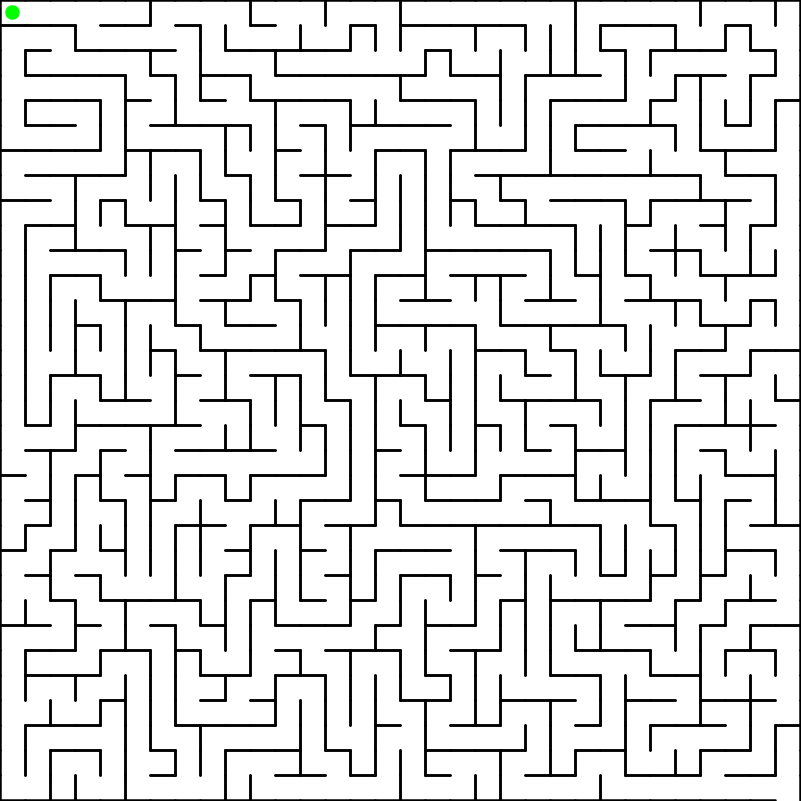
Frame 1 (no input)
Frame 60 (the mouse pressed at the canvas centre just before this capture): identical to frame 1, image omitted
Frame 120 (the mouse held since frame 60 and released just before this capture): identical to frame 1, image omitted

The Processing sketch that drew this single still picture (run headless with seeded random() and noise(); from frame 60 on, the mouse is pressed at the canvas centre):

// Processing sketch: MazeTest8
// ── MazeTest8.pde
int clm = 32, row = 32;
float w, hw;
Cell[][] cll = new Cell[clm][row];
Cell ply, end;

void setup() {
  size(801, 801);
  frameRate(60);
  w = min(width, height) == height ? height/row : width/clm;
  hw = w/2;
  strokeWeight(0.1*w);
  for (int i = 0; i < clm; i++) for (int j = 0; j < row; j++) cll[i][j] = new Cell(i, j);
  ply = cll[0][0];
  end = cll[clm - 1][row - 1];
  end.wll[2] = false;
  Cell crt = cll[floor(random(clm))][floor(random(row))];
  ArrayList<Cell> stk = new ArrayList<Cell>();
  stk.add(crt);
  while (!stk.isEmpty()) {
    crt.vst = true;
    ArrayList<Cell> nbr = new ArrayList<Cell>();
    if (crt.j != 0 && !cll[crt.i][crt.j - 1].vst) nbr.add(cll[crt.i][crt.j - 1]);
    if (crt.i != clm - 1 && !cll[crt.i + 1][crt.j].vst) nbr.add(cll[crt.i + 1][crt.j]);
    if (crt.j != row - 1 && !cll[crt.i][crt.j + 1].vst) nbr.add(cll[crt.i][crt.j + 1]);
    if (crt.i != 0 && !cll[crt.i - 1][crt.j].vst) nbr.add(cll[crt.i - 1][crt.j]);
    if (!nbr.isEmpty()) {
      stk.add(crt);
      Cell nxt = nbr.get(floor(random(nbr.size())));
      if (crt.j - nxt.j == 1) {
        crt.wll[0] = nxt.wll[2] = false;
      } else if (crt.j - nxt.j == -1) {
        crt.wll[2] = nxt.wll[0] = false;
      }
      if (crt.i - nxt.i == 1) {
        crt.wll[3] = nxt.wll[1] = false;
      } else if (crt.i - nxt.i == -1) {
        crt.wll[1] = nxt.wll[3] = false;
      }
      crt = nxt;
    } else {
      crt = stk.remove(stk.size() - 1);
    }
  }
}

void draw() {
  println(frameRate);
  background(255);
  stroke(0);
  for (int i = 0; i < clm; i++) for (int j = 0; j < row; j++) {
    if (cll[i][j].wll[0]) line(cll[i][j].x1, cll[i][j].y1, cll[i][j].x2, cll[i][j].y1);
    if (cll[i][j].wll[1]) line(cll[i][j].x2, cll[i][j].y1, cll[i][j].x2, cll[i][j].y2);
    if (cll[i][j].wll[2]) line(cll[i][j].x2, cll[i][j].y2, cll[i][j].x1, cll[i][j].y2);
    if (cll[i][j].wll[3]) line(cll[i][j].x1, cll[i][j].y2, cll[i][j].x1, cll[i][j].y1);
  }
  stroke(0, 255, 0);
  fill(0, 255, 0);
  ellipse(ply.x3, ply.y3, hw, hw);
}

void keyPressed() {
  if (keyCode == UP && !ply.wll[0] && !cll[ply.i][ply.j - 1].wll[2]) ply = cll[ply.i][ply.j - 1];
  else if (keyCode == RIGHT && !ply.wll[1] && !cll[ply.i + 1][ply.j].wll[3]) ply = cll[ply.i + 1][ply.j];
  else if (keyCode == DOWN && !ply.wll[2] && !cll[ply.i][ply.j + 1].wll[0]) ply = cll[ply.i][ply.j + 1];
  else if (keyCode == LEFT && !ply.wll[3] && !cll[ply.i - 1][ply.j].wll[1]) ply = cll[ply.i - 1][ply.j];
}

class Cell {
  int i, j;
  float x1, y1, x2, y2, x3, y3;
  boolean vst = false;
  boolean[] wll = {true, true, true, true};
  Cell(int i_, int j_) {
    i = i_;
    j = j_;
    x1 = i*w;
    y1 = j*w;
    x2 = x1 + w;
    y2 = y1 + w;
    x3 = x1 + hw;
    y3 = y1 + hw;
  }
}
